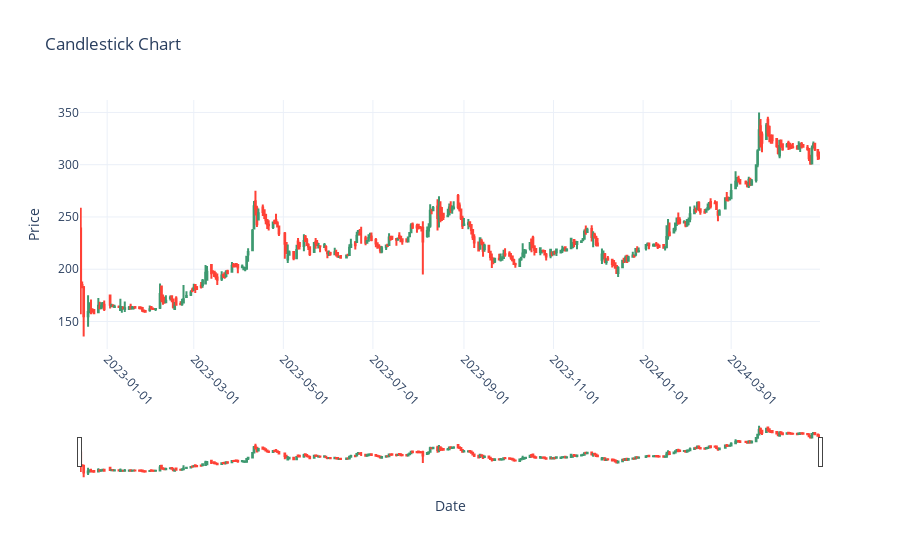

Write notebook code for a chart like this one.
### Code cell
fig = go.Figure(data=[go.Candlestick(x=spec_df['Time'], open=spec_df['Open'], high=spec_df['High'], low=spec_df['Low'], close=spec_df['Close'])])
fig.update_layout(title='Candlestick Chart', xaxis_title='Date', yaxis_title='Price', xaxis=dict(tickformat='%Y-%m-%d', tickangle=45), template='plotly_white')
fig.show()

### Figure 1 — Plotly figure (JSON) as saved in the notebook; plotly's stock layout.template omitted (floating-point values rounded to 4 significant figures; data arrays with more than 128 entries replaced by an {"elided": "..."} marker saying what was removed)
{"data": [{"close": {"elided": "351 float values"}, "high": {"elided": "351 float values"}, "low": {"elided": "351 float values"}, "open": {"elided": "351 float values"}, "type": "candlestick", "x": {"elided": "351 str values"}}], "layout": {"title": {"text": "Candlestick Chart"}, "xaxis": {"tickangle": 45, "tickformat": "%Y-%m-%d", "title": {"text": "Date"}}, "yaxis": {"title": {"text": "Price"}}}}
